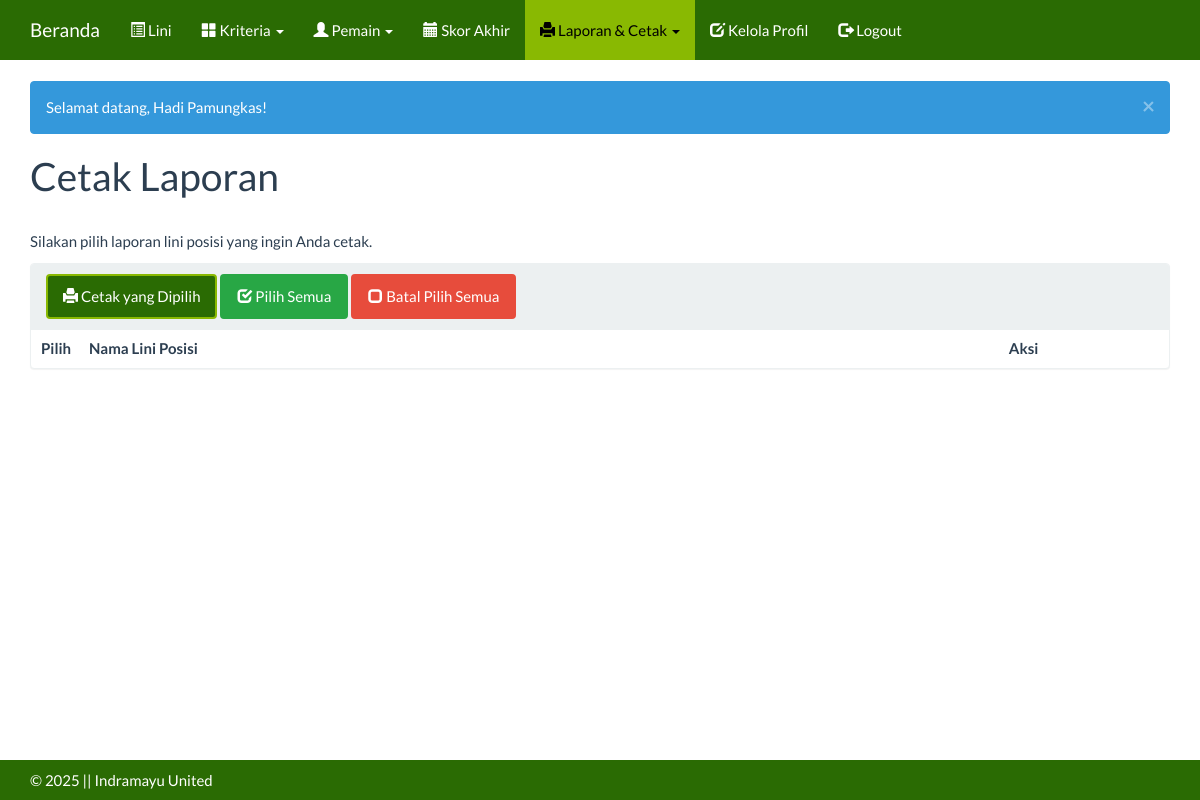
Before: /index.php?m=laporan (signed in) with the older database file.
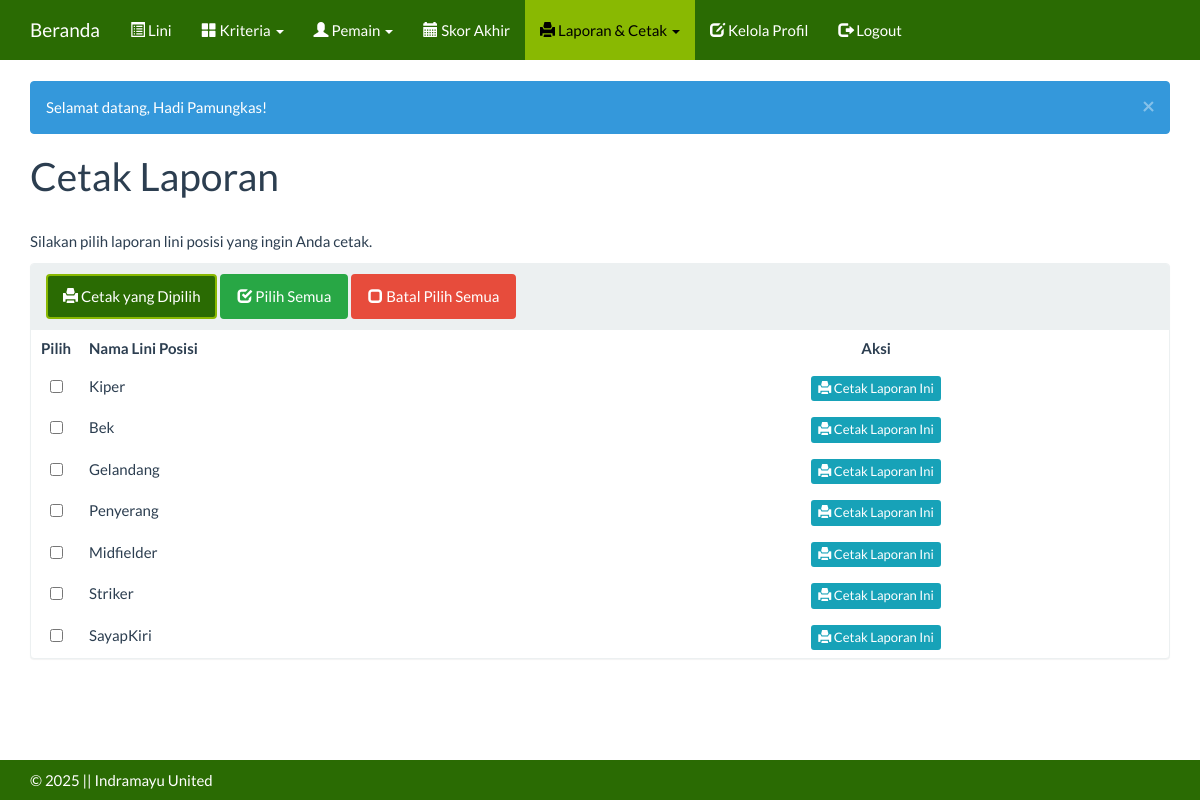
After: the same page with the newer database file.
### tables this page shows
CREATE TABLE `tb_lini` (
  `id_lini` int(11) NOT NULL,
  `nama` varchar(255) DEFAULT NULL,
  `keterangan` text DEFAULT NULL,
  `kebutuhan` int(11) NOT NULL DEFAULT 1
);

### config.php (called while the page is built)
<?php
$config["server"]='localhost';
$config["username"]='root';
$config["password"]='';
$config["database_name"]='spk_indramayu_united';

### functions.php (called while the page is built, shortened)
<?php
include 'config.php';
include 'includes/db.php';
$db = new DB($config['server'], $config['username'], $config['password'], $config['database_name']);
include 'includes/general.php';

### includes/db.php (called while the page is built, shortened)
<?php
class DB{
    var $conn = null;
    public function __construct($host, $username, $passwd, $dbname){
        $this->conn = mysqli_connect($host, $username, $passwd, $dbname);
    }
    public function query($sql){
        $query = mysqli_query($this->conn, $sql) or die('<pre>Error mysqli_query: ' . mysqli_error($this->conn) . '<br />' . $sql . '</pre>');
        return $query;
    }
    public function get_results($sql){
        $query = $this->query($sql);
        $arr = array();
        while($row = mysqli_fetch_object($query)){
            $arr[] = $row;
        }
        return $arr;
    }
}

### laporan.php (the view, shortened to what this page needs)
<div class="page-header">
    <h1>Cetak Laporan</h1>
</div>
<p>Silakan pilih laporan lini posisi yang ingin Anda cetak.</p>
<div class="panel panel-default">
    <div class="panel-heading">
        <button class="btn btn-primary" onclick="cetakTerpilih()"><span class="glyphicon glyphicon-print"></span> Cetak yang Dipilih</button>
        <button class="btn btn-success" onclick="checkAll()"><span class="glyphicon glyphicon-check"></span> Pilih Semua</button>
        <button class="btn btn-danger" onclick="uncheckAll()"><span class="glyphicon glyphicon-unchecked"></span> Batal Pilih Semua</button>
    </div>
    <div class="table-responsive">
        <table class="table table-hover">
            <thead>
                <tr>
                    <th class="text-center" style="width: 50px;">Pilih</th>
                    <th>Nama Lini Posisi</th>
                    <th class="text-center">Aksi</th>
                </tr>
            </thead>
            <tbody>
            <?php
            $linis = $db->get_results("SELECT * FROM tb_lini ORDER BY id_lini");
            foreach ($linis as $lini):
            ?>
                <tr>
                    <td class="text-center">
                        <input type="checkbox" class="cb-lini" value="<?= $lini->id_lini ?>">
                    </td>
                    <td><?= htmlspecialchars($lini->nama) ?></td>
                    <td class="text-center">
                        <a class="btn btn-xs btn-info" href="cetak.php?m=hitung&id_lini=<?= $lini->id_lini ?>" target="_blank">
                            <span class="glyphicon glyphicon-print"></span> Cetak Laporan Ini
                        </a>
                    </td>
                </tr>
            <?php endforeach; ?>
            </tbody>
        </table>
    </div>
</div>

Changed rows visible on the page:
added tb_lini: nama "Kiper"
added tb_lini: nama "Bek"
added tb_lini: nama "Gelandang"
added tb_lini: nama "Penyerang"
added tb_lini: nama "Midfielder"
added tb_lini: nama "Striker"
added tb_lini: nama "SayapKiri"
